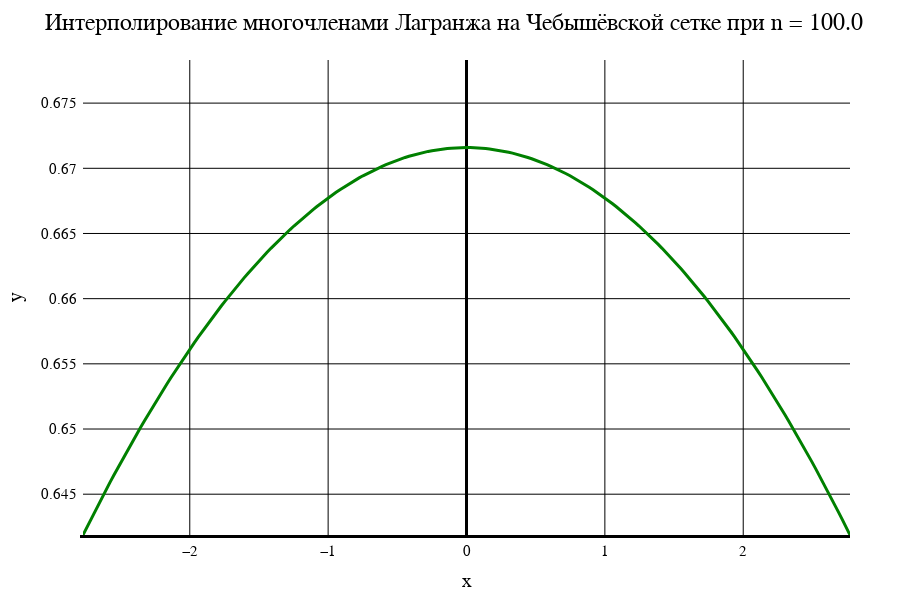

This figure's notebook cell:
### Markdown cell above
Лагранж. Чебышёвская сетка

### Code cell
data2[1]

### Figure 1 — Plotly figure (JSON) as saved in the notebook; plotly's stock layout.template omitted (floating-point values rounded to 4 significant figures; data arrays with more than 128 entries replaced by an {"elided": "..."} marker saying what was removed)
{"data": [{"line": {"color": "green", "width": 3}, "mode": "line", "type": "scatter", "x": {"elided": "201 float values"}, "y": {"elided": "201 float values"}}], "layout": {"coloraxis": {"outlinecolor": "black"}, "font": {"color": "black", "family": "Time New Roman"}, "height": 600, "margin": {"b": 50, "l": 50, "r": 50, "t": 60}, "paper_bgcolor": "white", "plot_bgcolor": "white", "title": {"autosize": false, "font": {"color": "black", "family": "Times New Roman", "size": 24}, "paper_bgcolor": "red", "text": "Интерполирование многочленами Лагранжа на Чебышёвской сетке при n = 100.0"}, "width": 900, "xaxis": {"color": "black", "gridcolor": "black", "gridwidth": 1, "linecolor": "black", "linewidth": 3, "tickfont": {"size": 15}, "title": {"font": {"color": "black", "family": "Times New Roman", "size": 20}, "text": "x"}, "zeroline": true, "zerolinecolor": "black", "zerolinewidth": 3}, "yaxis": {"exponentformat": "power", "gridcolor": "black", "gridwidth": 1, "linewidth": 3, "range": [0.6419, 0.6783], "tickfont": {"size": 15}, "title": {"font": {"color": "black", "family": "Times New Roman", "size": 20}, "text": "y"}, "zeroline": true, "zerolinecolor": "black", "zerolinewidth": 1}}}
